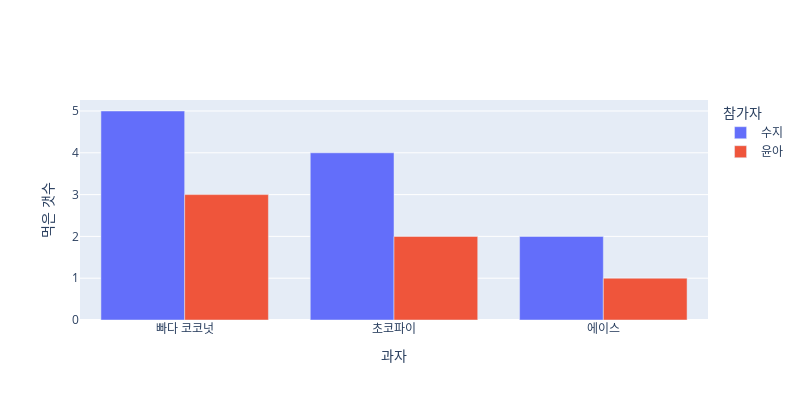

Write notebook code for a chart like this one.
### Markdown cell above
### plotly.graph_objects 예제

### Code cell
import plotly.graph_objects as go

# 오프라인 모드로 변경하기(지금은 안해도 됨)
# import plotly.offline as pyo
# pyo.init_notebook_mode()

fig = go.Figure()
for contestant, group in df.groupby("참가자"):
    fig.add_trace(go.Bar(x=group["과자"], y=group["먹은 갯수"], name=contestant,
                         hovertemplate="참가자=%s<br>과일=%%{x}<br>먹은 갯수=%%{y}<extra></extra>"% contestant
                        ))
fig.update_layout(legend_title_text = "참가자", width=800,height=400)
fig.update_xaxes(title_text="과자")
fig.update_yaxes(title_text="먹은 갯수")
fig.show()

### Figure 1 — Plotly figure (JSON) as saved in the notebook; plotly's stock layout.template omitted (floating-point values rounded to 4 significant figures)
{"data": [{"hovertemplate": "참가자=수지<br>과일=%{x}<br>먹은 갯수=%{y}<extra></extra>", "name": "수지", "type": "bar", "x": ["빠다 코코넛", "초코파이", "에이스"], "y": [5, 4, 2]}, {"hovertemplate": "참가자=윤아<br>과일=%{x}<br>먹은 갯수=%{y}<extra></extra>", "name": "윤아", "type": "bar", "x": ["빠다 코코넛", "초코파이", "에이스"], "y": [3, 2, 1]}], "layout": {"height": 400, "legend": {"title": {"text": "참가자"}}, "width": 800, "xaxis": {"autorange": true, "range": [-0.5, 2.5], "title": {"text": "과자"}, "type": "category"}, "yaxis": {"autorange": true, "range": [0, 5.263], "title": {"text": "먹은 갯수"}, "type": "linear"}}}
